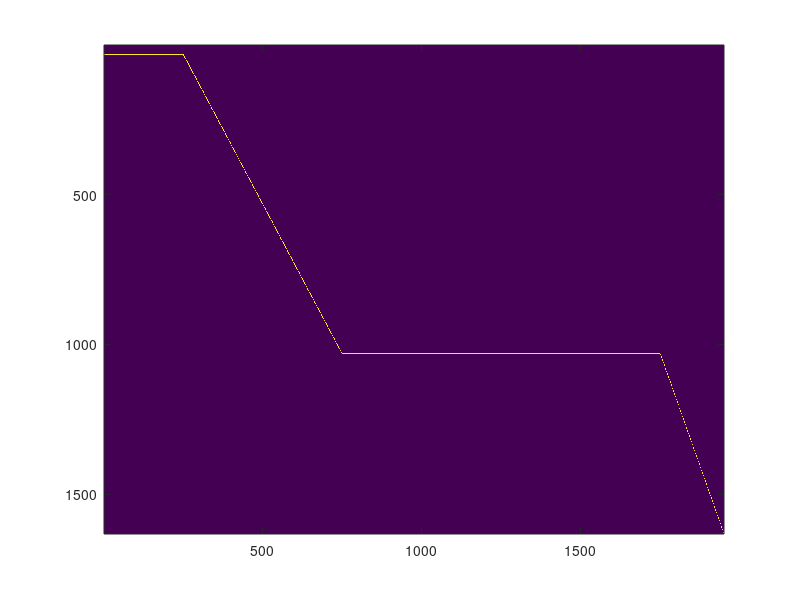
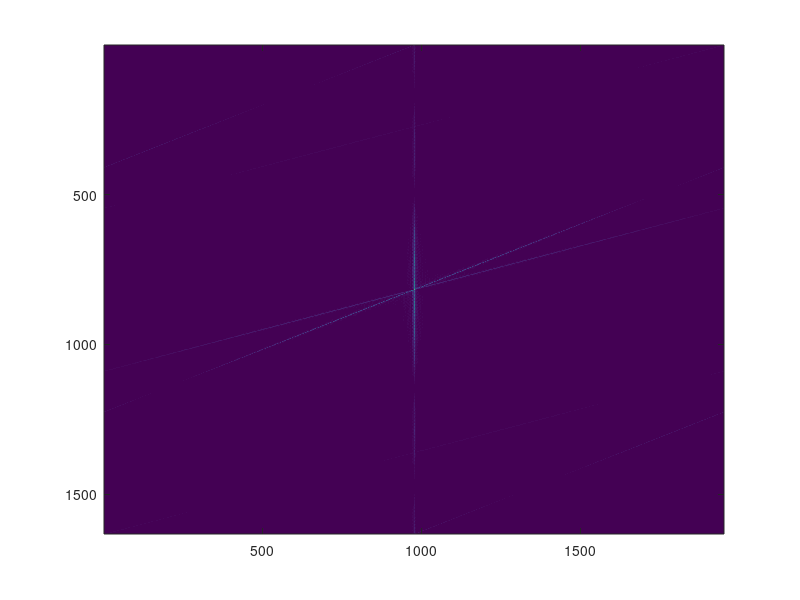

MATLAB code for these plots, in order:
%actual timings are: 0.5-0.2 for no gap, 0.5-0.5-0.2 for 0.5s gap and
%0.5-1-0.2 for 1s gap, so 0.7, 1.2 and 1.7s, but then everything has a
%static 0.25s at the beginning, so 0.95, 1.45 and 1.95 in total

nT = 1950; %950, 1450 and 1950?
nX = 548; %219*5; %full screen is 21.9 deg

stimMat = zeros(nX,nT);
stimStart = 30; %the start position of the line on the screen. 
%In deg, 2.95deg from left edge, 8 deg from centre. rounded 29.5 - from
%2.95 deg
degVel = 2; %1; %20 deg/s
degVel2 = 3; %1.5; %30 deg/s 
barWidth = 4; %tthis is only if it's wider than one pixel
preStim = 250;
gapStart = 750; %after 0.25 static and first 0.50 of movement
gapDuration = 1000; %0, 500 or 1000

for iT = 1:preStim
    
    stimLocation = stimStart;
    stimMat(stimLocation: stimLocation+barWidth, iT) = 1;
    
end

for iT = preStim+1:gapStart-1
    
    stimLocation = round(stimLocation + degVel);
    stimMat(stimLocation: stimLocation+barWidth, iT) = 1;
    
end

for iT = gapStart:gapStart+gapDuration
    
  stimMat(stimLocation: stimLocation + barWidth, iT) = 1;
    
end

for iT = gapStart+gapDuration+1: nT
    
  stimLocation = round(stimLocation + degVel2);
    stimMat(stimLocation: stimLocation+barWidth, iT) = 1;  
    
end
figure(107)
imagesc(stimMat);

figure(108)
fourierMat = fft2(stimMat);
imagesc(fftshift(abs(fourierMat)));
